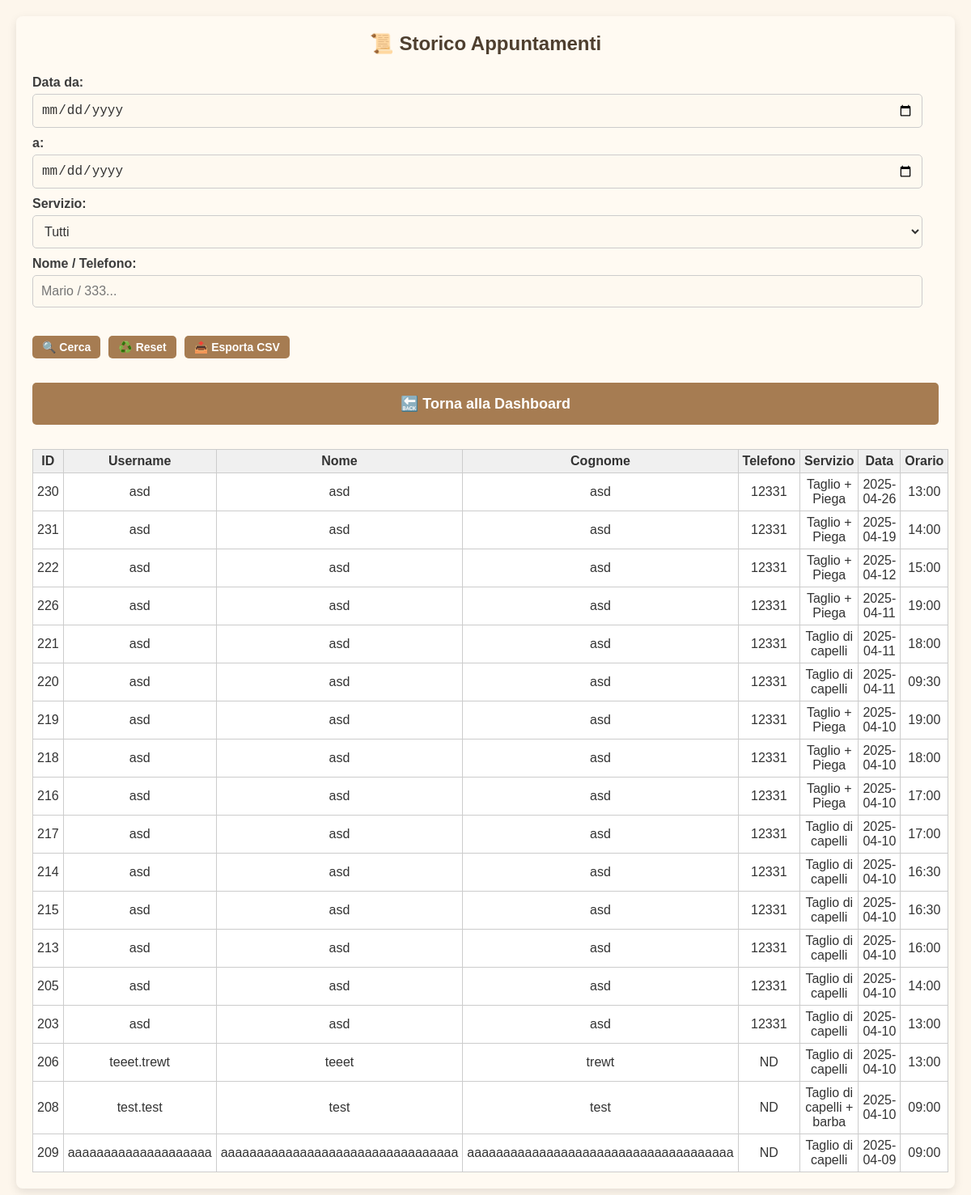
/admin_history (signed in), run on an earlier commit of the app's database.
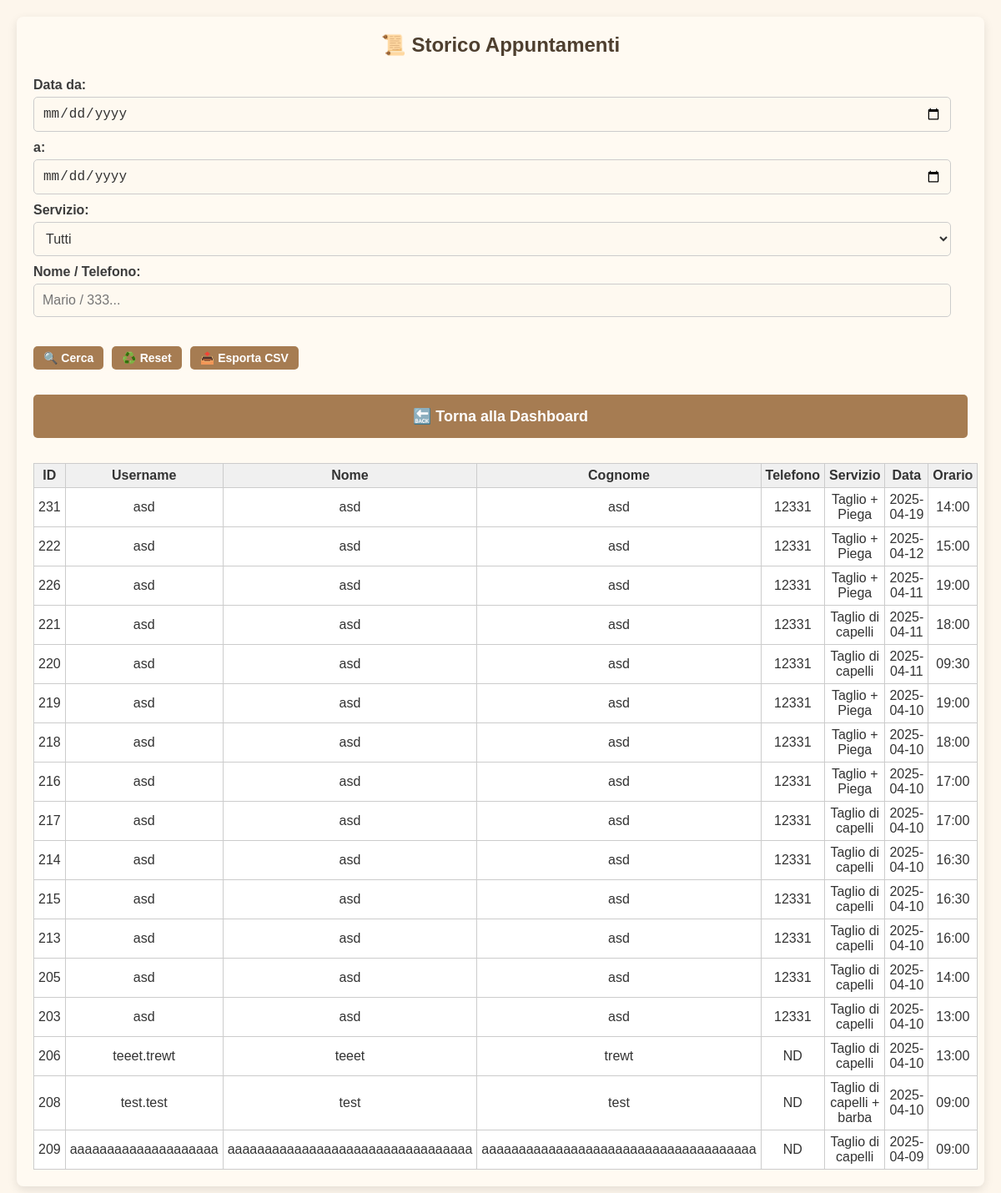
And on a later commit of the database.
### tables this page shows
CREATE TABLE appointments (
            id INTEGER PRIMARY KEY AUTOINCREMENT,
            user_id INTEGER NOT NULL,
            service TEXT NOT NULL,
            date TEXT NOT NULL,
            time TEXT NOT NULL, barber TEXT NOT NULL DEFAULT 'Mattia', tipo TEXT DEFAULT 'barbiere',
            FOREIGN KEY (user_id) REFERENCES users(id)
        );

CREATE TABLE users (
            id INTEGER PRIMARY KEY AUTOINCREMENT,
            username TEXT NOT NULL UNIQUE,
            password TEXT NOT NULL
        , name TEXT NOT NULL DEFAULT 'NOME', surname TEXT NOT NULL DEFAULT 'COGNOME', phone TEXT NOT NULL DEFAULT '0000000000', email TEXT);

### app.py (the view, shortened to what this page needs)
@app.route('/admin_history', methods=['GET', 'POST'])
def admin_history():
    if 'admin' not in session:
        return redirect(url_for('login_admin'))
    filters = {
        'start_date': '',
        'end_date': '',
        'service': '',
        'search': ''
    }
    query = """
        SELECT appointments.id, users.username, users.name, users.surname, users.phone,
               appointments.service, appointments.date, appointments.time
        FROM appointments
        JOIN users ON appointments.user_id = users.id
        WHERE appointments.date < date('now')
    """
    params = []
    query += " ORDER BY DATE(appointments.date) DESC, TIME(appointments.time) DESC"
    conn = sqlite3.connect('bookings.db')
    cursor = conn.cursor()
    cursor.execute(query, params)
    appointments = cursor.fetchall()
    conn.close()
    return render_template('admin_history.html', appointments=appointments, filters=filters)

### templates/admin_history.html (shortened to what this page needs)
<!DOCTYPE html>
<html lang="it">
<head>
  <link rel="stylesheet" href="{{ url_for('static', filename='style.css') }}">
</head>
<body>
  <div class="container">
    <h2>📜 Storico Appuntamenti</h2>
    <form method="POST" class="filter-form">
      <label>Data da:</label>
      <input type="date" name="start_date" value="{{ filters.start_date }}">
      <label>a:</label>
      <input type="date" name="end_date" value="{{ filters.end_date }}">
      <label>Servizio:</label>
      <select name="service">
        <option value="">Tutti</option>
      </select>
      <label>Nome / Telefono:</label>
      <input type="text" name="search" placeholder="Mario / 333..." value="{{ filters.search }}">
      <div class="button-row">
        <a href="#" onclick="this.closest('form').submit(); return false;">
          <button type="button">🔍 Cerca</button>
        </a>
        <a href="{{ url_for('admin_history') }}">
          <button type="button">♻️ Reset</button>
        </a>
        <a href="#" onclick="this.closest('form').setAttribute('action', '{{ url_for('export_history_csv') }}'); this.closest('form').submit(); return false;">
          <button type="button">📤 Esporta CSV</button>
        </a>
      </div>
    </form>
    <a href="{{ url_for('admin_dashboard') }}"><button class="big-btn">🔙 Torna alla Dashboard</button></a>
    {% if appointments %}
      <table>
        <thead>
          <tr>
            <th>ID</th>
            <th>Username</th>
            <th>Nome</th>
            <th>Cognome</th>
            <th>Telefono</th>
            <th>Servizio</th>
            <th>Data</th>
            <th>Orario</th>
          </tr>
        </thead>
        <tbody>
          {% for appointment in appointments %}
            <tr>
              <td>{{ appointment[0] }}</td>
              <td>{{ appointment[1] }}</td>
              <td>{{ appointment[2] }}</td>
              <td>{{ appointment[3] }}</td>
              <td>{{ appointment[4] }}</td>
              <td>{{ appointment[5] }}</td>
              <td>{{ appointment[6] }}</td>
              <td>{{ appointment[7] }}</td>
            </tr>
          {% endfor %}
        </tbody>
      </table>
    {% else %}
      <p>Nessun appuntamento trovato per i criteri selezionati.</p>
    {% endif %}
  </div>
</body>
</html>

### static/style.css (style rules this page uses)
* { box-sizing: border-box; margin: 0; padding: 0; }
body { font-family: 'Arial', sans-serif; background-color: #fdf6ec; color: #333; display: flex; flex-direction: column; align-items: center; padding: 20px; }
.container { width: 100%; max-width: 600px; background: #fffaf2; padding: 20px; border-radius: 8px; box-shadow: 0 4px 12px rgba(0, 0, 0, 0.1); margin: 20px 0; }
h1, h2, h3 { text-align: center; color: #4e3f2f; margin-bottom: 15px; }
.filter-form .button-row { display: flex; gap: 10px; flex-wrap: wrap; margin-top: 15px; }
.filter-form .button-row button, .filter-form .button-row a button { padding: 6px 12px; font-size: 14px; cursor: pointer; width: auto; }
form { display: flex; flex-direction: column; }
label { font-weight: bold; margin-top: 10px; color: #3c3c3c; }
input, select, button { padding: 10px; margin-top: 5px; background-color: #fef9f0; color: #333; border: 1px solid #ccc; border-radius: 5px; font-size: 16px; }
button { background-color: #a67c52; color: #fff; cursor: pointer; font-weight: bold; transition: background-color 0.3s; border: none; }
.big-btn { width: 100%; padding: 15px; font-size: 18px; margin: 10px 0; }
a { display: block; text-align: center; margin-top: 15px; text-decoration: none; color: #a67c52; font-weight: bold; }
table { width: 100%; border-collapse: collapse; margin-top: 20px; background-color: #fff; color: #333; }
table, th, td { border: 1px solid #ddd; }
th, td { padding: 10px; text-align: center; }
th { background-color: #f0e6d6; color: #333; }

### templates/admin_history.html (style rules this page uses)
.container { max-width: 1400px; margin: auto; padding: 20px; }
form.filter-form { margin-bottom: 20px; }
form.filter-form label { margin-right: 10px; }
form.filter-form input, form.filter-form select { margin-right: 20px; }
.button-row { display: flex; gap: 10px; margin-top: 15px; flex-wrap: wrap; }
.button-row a button { font-size: 14px; padding: 6px 12px; cursor: pointer; }
table { width: 100%; border-collapse: collapse; }
th, td { border: 1px solid #ccc; padding: 5px; text-align: center; }
th { background-color: #f0f0f0; }

What changed in the data, as far as the page shows it:
removed appointments: id "230", username "asd", name "asd", surname "asd", phone "12331", service "Taglio + Piega", date "2025-04-26", time "13:00"
